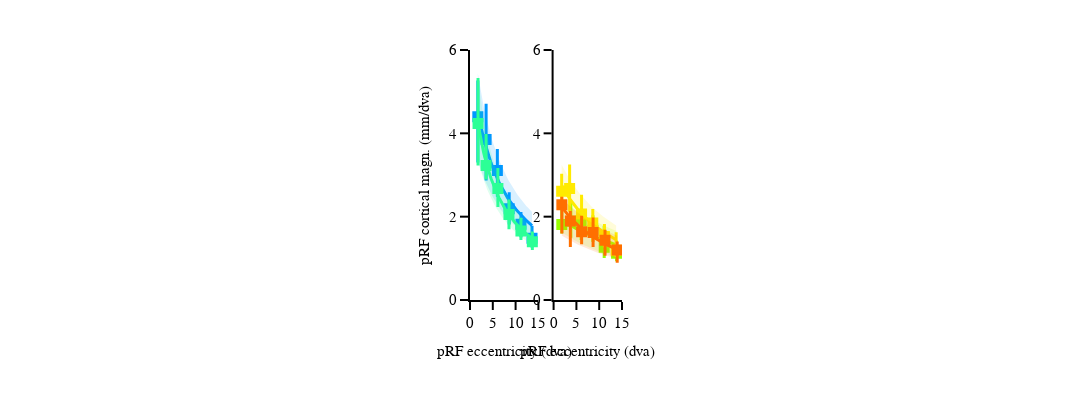

Notebook code cell kept with this figure:
### Code cell
fig = prf_ecc_pcm_plot(df_ecc_pcm=df_ecc_pcm, fig_width=fig_width, fig_height=400, 
                        rois=rois, roi_colors=roi_colors_dict,
                        plot_groups=plot_groups, max_ecc=max_ecc, max_pcm=max_pcm)

fig.show()
fig_dir = '/Users/uriel/Library/CloudStorage/Dropbox/retinomaps/figures/material/pRF_figures/ecc_size_pcm'
fig.write_image("{}/{}_ecc_pCM.pdf".format(fig_dir, subject))
